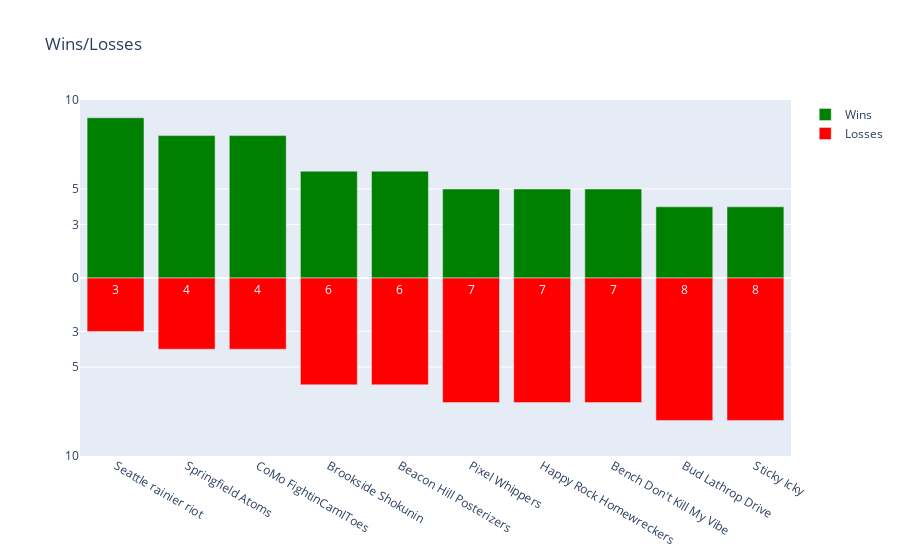

Here is the notebook cell this chart was saved with:
### Code cell
fig = go.Figure()

fig.add_trace(go.Bar(x=win_loss_df['owner_team_name'], y=win_loss_df['wins'],
                base=0,
                marker_color='green',
                name='Wins',
                hoverinfo='y'
                ))
fig.add_trace(go.Bar(x=win_loss_df['owner_team_name'], y=win_loss_df['losses'],
                base= -1 * win_loss_df['losses'].astype('int'),
                text = 1 * win_loss_df['losses'].astype('int'),
                marker_color='red',
                name='Losses',
                hoverinfo='text'
                ))

# fig.update_yaxes(tickvals=[5, 0, -5], ticktext = [5, 0, 5])
# fig.layout.update(barmode = 'overlay', 
#                   hovermode = 'x',
#                   title = 'Wins/Losses'
# )

fig.layout.update(barmode = 'overlay', 
                  hovermode = 'x',
                  title = 'Wins/Losses',
                  yaxis_range=[-10,10],
                  yaxis = dict(tickvals = [10, 5, 3, 0, -3, -5, -10], ticktext = [10, 5, 3, 0, 3, 5, 10])
                 )

# # fig.update_yaxes(tickvals=[5, 0, -5], ticktext = [5, 0, 5])
# fig.layout_update(barmode = 'overlay', 
#                   hovermode = 'x',
#                   title = 'Wins/Losses',
#                   yaxis = dict(tickvals = [5, 0, -5], ticktext = [5, 0, 5])
#                  )
                  


fig.show()

### Figure 1 — Plotly figure (JSON) as saved in the notebook; plotly's stock layout.template omitted (floating-point values rounded to 4 significant figures)
{"data": [{"base": 0, "hoverinfo": "y", "marker": {"color": "green"}, "name": "Wins", "type": "bar", "x": ["Seattle rainier riot", "Springfield Atoms", "CoMo FightinCamlToes", "Brookside Shokunin", "Beacon Hill Posterizers", "Pixel Whippers", "Happy Rock Homewreckers", "Bench Don't Kill My Vibe", "Bud Lathrop Drive", "Sticky Icky"], "y": [9, 8, 8, 6, 6, 5, 5, 5, 4, 4]}, {"base": [-3, -4, -4, -6, -6, -7, -7, -7, -8, -8], "hoverinfo": "text", "marker": {"color": "red"}, "name": "Losses", "text": [3, 4, 4, 6, 6, 7, 7, 7, 8, 8], "type": "bar", "x": ["Seattle rainier riot", "Springfield Atoms", "CoMo FightinCamlToes", "Brookside Shokunin", "Beacon Hill Posterizers", "Pixel Whippers", "Happy Rock Homewreckers", "Bench Don't Kill My Vibe", "Bud Lathrop Drive", "Sticky Icky"], "y": [3, 4, 4, 6, 6, 7, 7, 7, 8, 8]}], "layout": {"barmode": "overlay", "hovermode": "x", "title": {"text": "Wins/Losses"}, "yaxis": {"range": [-10, 10], "ticktext": [10, 5, 3, 0, 3, 5, 10], "tickvals": [10, 5, 3, 0, -3, -5, -10]}}}
